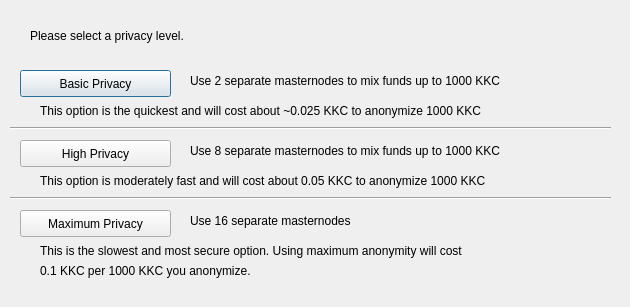
<?xml version="1.0" encoding="UTF-8"?>
<ui version="4.0">
 <class>DarksendConfig</class>
 <widget class="QDialog" name="DarksendConfig">
  <property name="geometry">
   <rect>
    <x>0</x>
    <y>0</y>
    <width>630</width>
    <height>307</height>
   </rect>
  </property>
  <property name="windowTitle">
   <string>Configure Darksend</string>
  </property>
  <widget class="QPushButton" name="buttonBasic">
   <property name="geometry">
    <rect>
     <x>20</x>
     <y>70</y>
     <width>151</width>
     <height>27</height>
    </rect>
   </property>
   <property name="text">
    <string>Basic Privacy</string>
   </property>
  </widget>
  <widget class="QPushButton" name="buttonHigh">
   <property name="geometry">
    <rect>
     <x>20</x>
     <y>140</y>
     <width>151</width>
     <height>27</height>
    </rect>
   </property>
   <property name="text">
    <string>High Privacy</string>
   </property>
  </widget>
  <widget class="QPushButton" name="buttonMax">
   <property name="geometry">
    <rect>
     <x>20</x>
     <y>210</y>
     <width>151</width>
     <height>27</height>
    </rect>
   </property>
   <property name="text">
    <string>Maximum Privacy</string>
   </property>
  </widget>
  <widget class="QLabel" name="label">
   <property name="geometry">
    <rect>
     <x>30</x>
     <y>20</y>
     <width>571</width>
     <height>31</height>
    </rect>
   </property>
   <property name="text">
    <string>Please select a privacy level.</string>
   </property>
  </widget>
  <widget class="QLabel" name="label_2">
   <property name="geometry">
    <rect>
     <x>190</x>
     <y>70</y>
     <width>421</width>
     <height>21</height>
    </rect>
   </property>
   <property name="text">
    <string>Use 2 separate masternodes to mix funds up to 1000 KKC</string>
   </property>
  </widget>
  <widget class="QLabel" name="label_3">
   <property name="geometry">
    <rect>
     <x>190</x>
     <y>140</y>
     <width>411</width>
     <height>21</height>
    </rect>
   </property>
   <property name="text">
    <string>Use 8 separate masternodes to mix funds up to 1000 KKC</string>
   </property>
  </widget>
  <widget class="QLabel" name="label_4">
   <property name="geometry">
    <rect>
     <x>190</x>
     <y>210</y>
     <width>421</width>
     <height>21</height>
    </rect>
   </property>
   <property name="text">
    <string>Use 16 separate masternodes</string>
   </property>
  </widget>
  <widget class="QLabel" name="label_6">
   <property name="geometry">
    <rect>
     <x>40</x>
     <y>100</y>
     <width>561</width>
     <height>21</height>
    </rect>
   </property>
   <property name="text">
    <string>This option is the quickest and will cost about ~0.025 KKC to anonymize 1000 KKC</string>
   </property>
  </widget>
  <widget class="QLabel" name="label_7">
   <property name="geometry">
    <rect>
     <x>40</x>
     <y>170</y>
     <width>561</width>
     <height>21</height>
    </rect>
   </property>
   <property name="text">
    <string>This option is moderately fast and will cost about 0.05 KKC to anonymize 1000 KKC</string>
   </property>
  </widget>
  <widget class="QLabel" name="label_8">
   <property name="geometry">
    <rect>
     <x>40</x>
     <y>240</y>
     <width>561</width>
     <height>21</height>
    </rect>
   </property>
   <property name="text">
    <string>This is the slowest and most secure option. Using maximum anonymity will cost</string>
   </property>
  </widget>
  <widget class="QLabel" name="label_9">
   <property name="geometry">
    <rect>
     <x>40</x>
     <y>260</y>
     <width>561</width>
     <height>21</height>
    </rect>
   </property>
   <property name="text">
    <string>0.1 KKC per 1000 KKC you anonymize.</string>
   </property>
  </widget>
  <widget class="Line" name="line">
   <property name="geometry">
    <rect>
     <x>10</x>
     <y>120</y>
     <width>601</width>
     <height>16</height>
    </rect>
   </property>
   <property name="orientation">
    <enum>Qt::Horizontal</enum>
   </property>
  </widget>
  <widget class="Line" name="line_2">
   <property name="geometry">
    <rect>
     <x>10</x>
     <y>190</y>
     <width>601</width>
     <height>16</height>
    </rect>
   </property>
   <property name="orientation">
    <enum>Qt::Horizontal</enum>
   </property>
  </widget>
 </widget>
 <resources/>
 <connections/>
</ui>
